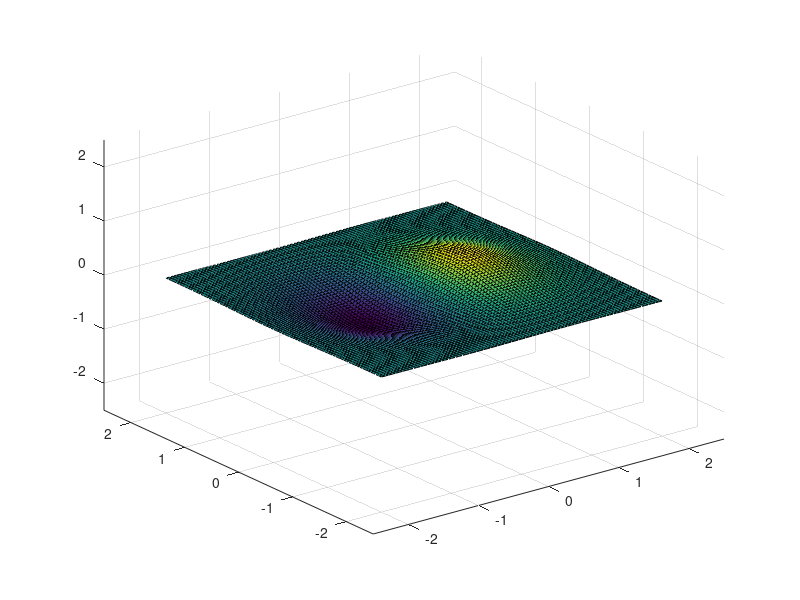

Source code (MATLAB):

x = -2:0.05:2;
y = x;

[X, Y] = meshgrid(x, y);
Z = X.*exp(-X.^2 -  Y.^2);

figure;
surf(X, Y, Z);
grid on;
ax=gca;
set(ax,'XLim', [-2.5, 2.5], 'YLim', [-2.5, 2.5], 'ZLim', [-2.5, 2.5]);

